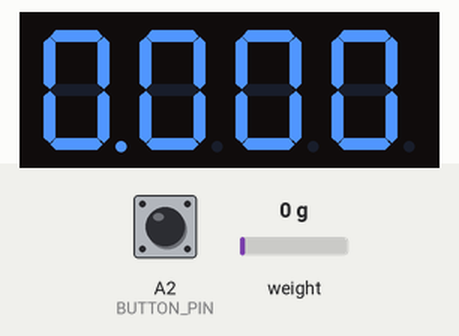
This sketch was run on a simulated Arduino Uno, built with avr-gcc and run on an emulated ATmega328P. Parts: 4-digit seven-segment display. Inputs (shaded band) come from the test bench; at power-on: weight on the scale 0 g, A2 (BUTTON_PIN) LOW.

Above: at 1.2 s.
1.3 s: weight on the scale set to 100 g
At 9.2 s:
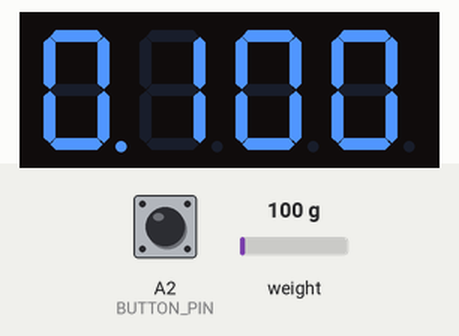
10.2 s: weight on the scale set to 1250 g
At 17.9 s:
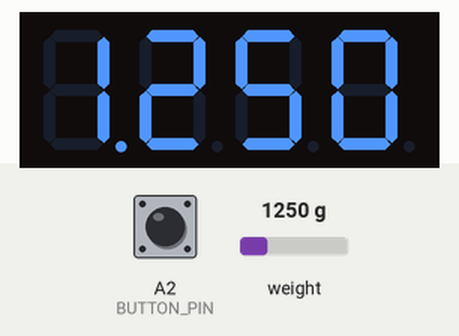
18.8 s: weight on the scale set to 2500 g
At 26.9 s:
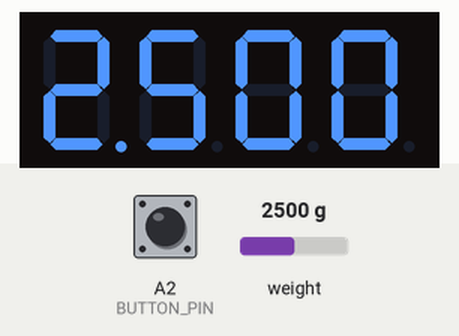
Timing chart, 0 to 28.4 s (numbered marks = the images above; inputs shaded):
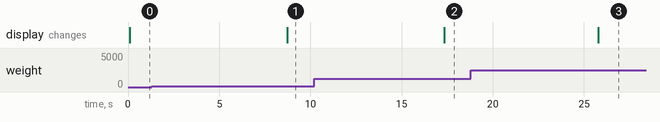

Measured:
- after the input at 1.3 s, the display: changes after 7.4 s (image 1)
- after the input at 10.2 s, the display: changes after 7.1 s (image 2)
- after the input at 18.8 s, the display: changes after 7.0 s (image 3)

The sketch:

Firmware.ino
```cpp
/*
 * Wires:
 *    Scale:
 *      GND   => GND
 *      DT    => A1
 *      SCK   => A0
 *      VCC   => 5v
 *    4-digit 7-segment: (top left to top right, bottom left to bottom right):
 *      1 =>  1k res  => 7
 *      2 =>  2
 *      3 =>  12
 *      4 => 1k res => 8
 *      5 => 1k res => 9
 *      6 => 3
 *      7 => 11
 *      8 => 5
 *      9 => 6
 *      10 => 4
 *      11 => 13
 *      12 => 1k res => 10
 *    button:
 *      1 => 5v
 *      2 => A2
 *      2 => 10k res => gnd (parallel)
 *
 */


// Include Libraries
#include "Arduino.h"
#include "SevSeg.h"
#include "hx711.h"
#include "Button.h"

// Pin Definitions
#define BUTTON_PIN A2
#define SCALE_SCK  A0
#define SCALE_DT  A1
#define SEG7_A	2
#define SEG7_B	3
#define SEG7_C	4
#define SEG7_D	5
#define SEG7_E	11
#define SEG7_F	12
#define SEG7_G	13
#define SEG7_DECIMAL	6
#define SEG7_DIG1	7
#define SEG7_DIG2	8
#define SEG7_DIG3	9
#define SEG7_DIG4	10

// Global variables and defines
#define GLOBAL_OFFSET 15117660
#define GLOBAL_RATIO 1102
int temp_grams_offset = 0;

// object initialization
SevSeg sevseg; //Initiate a seven segment controller object
Hx711 scale(SCALE_DT, SCALE_SCK);
Button pushButton(BUTTON_PIN);

void setup() {
    Serial.begin(9600);

    byte numDigits = 4;
    byte digitPins[] = {SEG7_DIG1, SEG7_DIG2, SEG7_DIG3, SEG7_DIG4};
    byte segmentPins[] = {SEG7_A, SEG7_B, SEG7_C, SEG7_D, SEG7_E, SEG7_F, SEG7_G, SEG7_DECIMAL};
    sevseg.begin(COMMON_CATHODE, numDigits, digitPins, segmentPins);
    sevseg.setBrightness(90);

    // recorder 0kg: offset = 15117660
    // recorded 1kg: w      = 16219895
    // ratio = (w - offset) / 1000 = 1102.235
    scale.setOffset(GLOBAL_OFFSET);
    scale.setScale(GLOBAL_RATIO);

    pushButton.init();
}

void loop() {

    // read scale
    //Serial.print(F("Reading scale: grams: "));
    int grams_read = scale.getGram();
    int grams = grams_read - temp_grams_offset;
    if (grams > -4 && grams < 4) {
      grams = 0;
    }
    //Serial.println(grams);

    // loop in loop - to reduce reading scale
    for (int i=0; i<20000; i++) {
      // display grams
      sevseg.setNumber(grams, 3);
      sevseg.refreshDisplay(); // Must run repeatedly

      // check buttons
      bool pushButtonVal = pushButton.read();
      if (pushButtonVal == true) {
          //Serial.println(F("push button clicked"));
          temp_grams_offset = grams_read;
          delay(300);
      }
    }
}
```

AnalogReader.cpp
```cpp
#include "AnalogReader.h"

#include <Arduino.h>

AnalogReader::AnalogReader(const int pin) : m_pin(pin) {}

/**
 * Read analog value from board ADC
 */
int AnalogReader::read()
{
	return analogRead(m_pin);
}
```

AnalogReader.h
```cpp
#ifndef _ANALOG_READER_H
#define _ANALOG_READER_H

class AnalogReader
{
	public:
		AnalogReader(const int pin);
		int read();

	private:
		const int m_pin;
};
#endif //_ANALOG_READER_H
```

Button.cpp
```cpp
#include "Button.h"

#include <Arduino.h>


Button::Button(const int pin) : m_pin(pin)
{

}

void Button::init()
{

  pinMode(m_pin, INPUT);
  // set begin state
  m_lastButtonState = read();
}


//read button state.
bool Button::read()
{
  return digitalRead(m_pin);

}


//In General:
//if button is not pushed function will return LOW (0).
//if it is pushed function will return HIGH (1).

bool Button::onChange()
{
  //read button state. '1' is pushed, '0' is not pushed.
  bool reading = read();
  // If the switch changed, due to noise or pressing:
  if (reading != m_lastButtonState) {
    // reset the debouncing timer
    m_lastDebounceTime = millis();
    m_pressFlag = 1;
  }

  if ((millis() - m_lastDebounceTime) > m_debounceDelay) {
    // whatever the reading is at, it's been there for longer
    // than the debounce delay, so take it as the actual current state:

    // if the button state has changed:
    if (m_pressFlag) { //reading != m_lastButtonState) {
      //update the buton state
      m_pressFlag = 0;

      // save the reading.  Next time through the loop,
      m_lastButtonState = reading;
      return 1;

    }
  }
  m_lastButtonState = reading;

  return 0;

}

bool Button::onPress()
{
  //read button state. '1' is pushed, '0' is not pushed.
  bool reading = read();
  // If the switch changed, due to noise or pressing:
  if (reading == HIGH && m_lastButtonState == LOW) {
    // reset the debouncing timer
    m_lastDebounceTime = millis();
    m_pressFlag = 1;
  }

  if ((millis() - m_lastDebounceTime) > m_debounceDelay) {
    // whatever the reading is at, it's been there for longer
    // than the debounce delay, so take it as the actual current state:

    // if the button state has changed:
    if (m_pressFlag) {
      // save the reading.  Next time through the loop,
      m_pressFlag = 0;
      m_lastButtonState = reading;
      return 1;

    }
  }
  m_lastButtonState = reading;

  return 0;

}

bool Button::onRelease()
{
  //read button state. '1' is pushed, '0' is not pushed.
  bool reading = read();
  // If the switch changed, due to noise or pressing:
  if (reading == LOW && m_lastButtonState == HIGH) {
    // reset the debouncing timer
    m_lastDebounceTime = millis();
    m_pressFlag = 1;
  }

  if ((millis() - m_lastDebounceTime) > m_debounceDelay) {
    // whatever the reading is at, it's been there for longer
    // than the debounce delay, so take it as the actual current state:

    // if the button state has changed:
    if ( m_pressFlag) { //reading == LOW && m_lastButtonState == HIGH) {
      // save the reading.  Next time through the loop,
      m_lastButtonState = reading;
      m_pressFlag = 0;
      return 1;

    }
  }
  m_lastButtonState = reading;

  return 0;

}
```

Button.h
```cpp
#ifndef _BUTTON_H_
#define _BUTTON_H_


//button  class:
class Button {
  public:
    Button(const int pin);
    //initialize button instance
    void init();
    //Read button state - without debounce
    bool read();
    //return True on both button events, Press or Release
    bool onChange();
    //return True only on Press
    bool onPress();
    //return True only on Release
    bool onRelease();


  private:
    const int m_pin;
    bool m_lastButtonState; //state variables
    long m_lastDebounceTime = 0;  // the last time the output pin was toggled
    const int m_debounceDelay = 50;    // the debounce time; increase if the output flickers
    bool m_pressFlag = 0;

};

#endif //_BUTTON_H_
```
